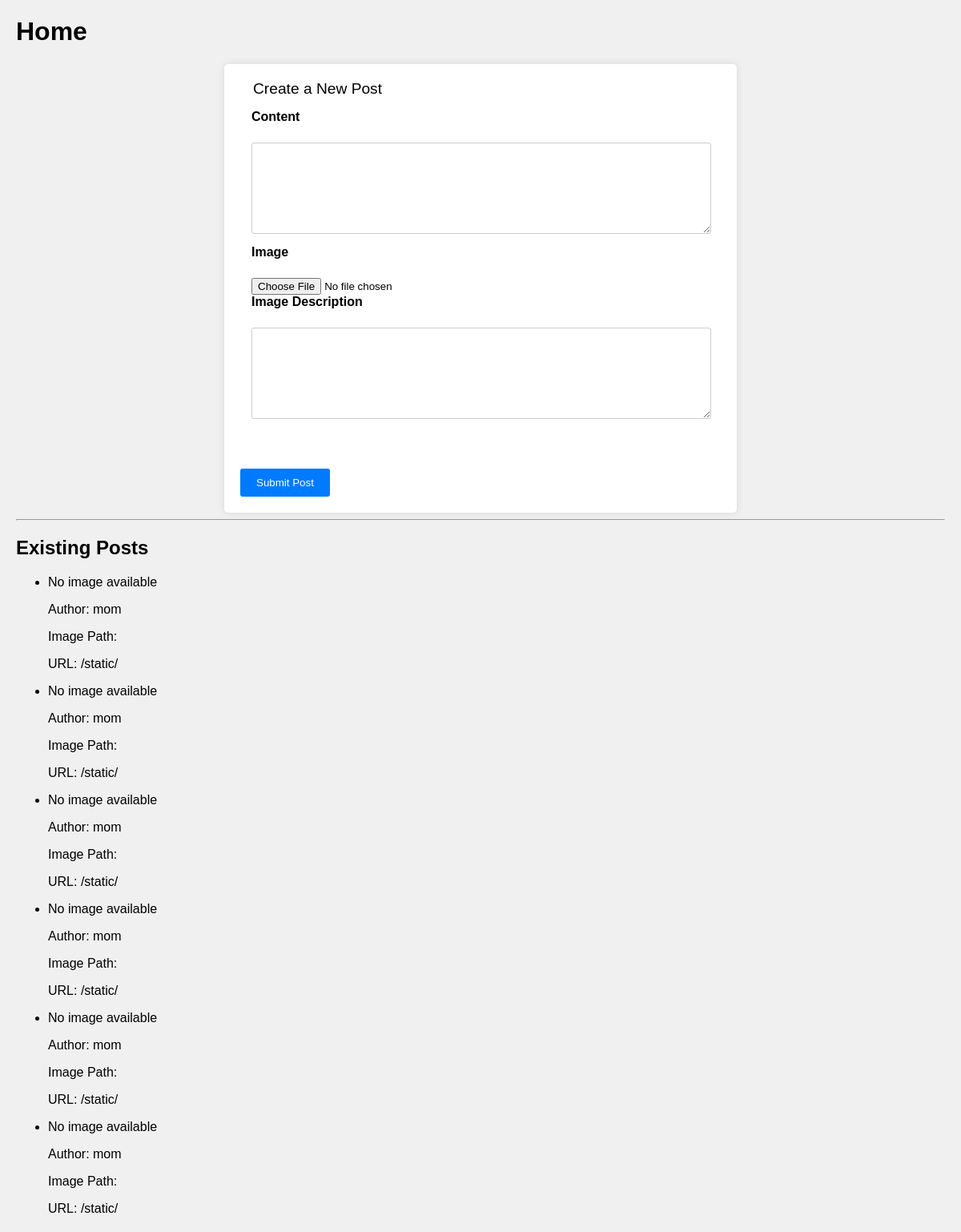
The page /userpost (signed in) on the database its author committed.
### app.py (models this page shows, shortened)
class Post(db.Model):
    id = db.Column(db.Integer, primary_key=True)
    user_id = db.Column(db.Integer, db.ForeignKey('user.id'), nullable=False)
    image_file = db.Column(db.String(20))
    image_description = db.Column(db.String(100))
    title = db.Column(db.String(100), nullable=False)
    content = db.Column(db.Text, nullable=False)

class User(UserMixin, db.Model):
    id = db.Column(db.Integer, primary_key=True)
    username = db.Column(db.String(64), index=True, unique=True, nullable=False)
    email = db.Column(db.String(120), index=True, unique=True, nullable=False)
    password_hash = db.Column(db.String(128), nullable=False)
    about_me = db.Column(db.String(140))
    posts = db.relationship('Post', backref='author', lazy='dynamic')

### app.py (the view, shortened to what this page needs)
@app.route('/userpost', methods=['GET', 'POST'])
@login_required
def userpost():
    form = PostForm()
    posts = Post.query.filter_by(user_id=current_user.id).all()
    return render_template('userpost.html', title='Home', form=form, posts=posts, user=current_user)

### app.py
class PostForm(FlaskForm):
    post = TextAreaField('Say something', validators=[DataRequired(), Length(min=1, max=140)])
    image = FileField('Upload Image', validators=[FileAllowed(['jpg', 'jpeg', 'png'])])
    description = TextAreaField('Image Description', validators=[Length(max=200)])
    submit = SubmitField('Submit')

### app.py (called while the page is built)
@login.user_loader
def load_user(id):
    return User.query.get(int(id))

### templates/userpost.html (shortened to what this page needs)
<!DOCTYPE html>
<html lang="en">
<head>
    <link rel="stylesheet" href="/static/assets/scc/styles.css">
</head>
<body>
    <h1>{{ title }}</h1>
    <form method="POST" enctype="multipart/form-data">
        <fieldset>
            <legend>Create a New Post</legend>
            <div>
                {{ form.post.label }}
                <br>
                {{ form.post(size=50) }}
            </div>
            <div>
                {{ form.image.label }}
                <br>
                {{ form.image }}
            </div>
            <div>
                {{ form.description.label }}
                <br>
                {{ form.description }}
            </div>
        </fieldset>
        <br>
        <button type="submit">Submit Post</button>
    </form>
    <hr>
    {% if posts %}
        <h2>Existing Posts</h2>
        <ul>
            {% for post in posts %}
                <li>
                    {% if post.image_file %}
                        {% set image_path = 'profile_pics/' + post.image_file %}
                        <img src="{{ url_for('static', filename=image_path) }}" alt="{{ post.image_description }}">
                    {% else %}
                        <p>No image available</p>
                    {% endif %}
                    <p>Author: {{ post.author.username }}</p>
                    <p>Image Path: {{ image_path }}</p>
                    <p>URL: {{ url_for('static', filename=image_path) }}</p>
                </li>
            {% endfor %}
        </ul>
    {% else %}
        <p>No posts yet.</p>
    {% endif %}
</body>
</html>

### static/assets/scc/styles.css (style rules this page uses)
body { font-family: Arial, sans-serif; background-color: #f0f0f0; margin: 20px; }
form { background-color: #fff; padding: 20px; border-radius: 5px; box-shadow: 0 0 10px rgba(0, 0, 0, 0.1); max-width: 600px; margin: 0 auto; }
fieldset { border: none; margin-bottom: 20px; }
legend { font-size: 1.2em; margin-bottom: 10px; }
label { display: block; font-weight: bold; margin-bottom: 5px; }
input[type="text"], input[type="email"], textarea { width: calc(100% - 12px); padding: 6px; margin-bottom: 10px; border: 1px solid #ccc; border-radius: 3px; }
textarea { resize: vertical; min-height: 100px; }
button { background-color: #007bff; color: #fff; border: none; padding: 10px 20px; cursor: pointer; border-radius: 3px; }

### rows shown on the page
Post: shows "No image available", author.username "mom", url_for "/static/"
Post: shows "No image available", author.username "mom", url_for "/static/"
Post: shows "No image available", author.username "mom", url_for "/static/"
Post: shows "No image available", author.username "mom", url_for "/static/"
Post: shows "No image available", author.username "mom", url_for "/static/"
Post: shows "No image available", author.username "mom", url_for "/static/"

### other values the page prints
{{ title }} "Home"
